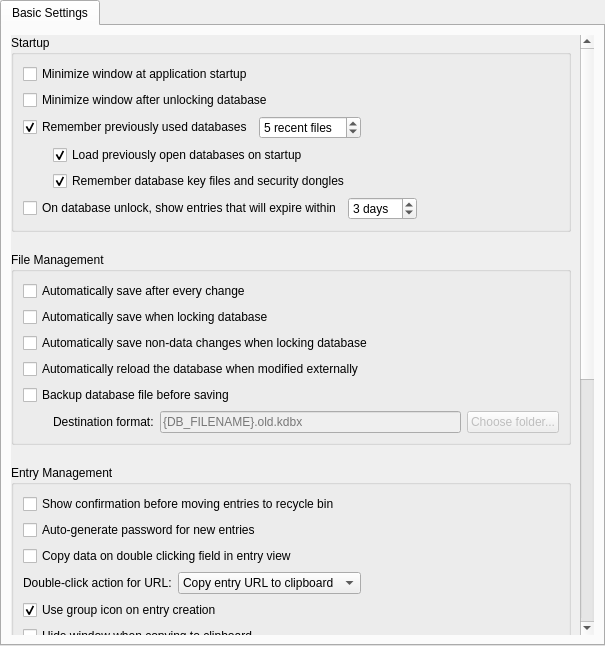
<?xml version="1.0" encoding="UTF-8"?>
<ui version="4.0">
 <class>ApplicationSettingsWidgetGeneral</class>
 <widget class="QWidget" name="ApplicationSettingsWidgetGeneral">
  <property name="geometry">
   <rect>
    <x>0</x>
    <y>0</y>
    <width>605</width>
    <height>646</height>
   </rect>
  </property>
  <layout class="QVBoxLayout" name="verticalLayout_3" stretch="0">
   <property name="leftMargin">
    <number>0</number>
   </property>
   <property name="topMargin">
    <number>0</number>
   </property>
   <property name="rightMargin">
    <number>0</number>
   </property>
   <property name="bottomMargin">
    <number>0</number>
   </property>
   <item>
    <widget class="QTabWidget" name="generalSettingsTabWidget">
     <property name="currentIndex">
      <number>0</number>
     </property>
     <widget class="QWidget" name="tabGeneral">
      <attribute name="title">
       <string>Basic Settings</string>
      </attribute>
      <layout class="QVBoxLayout" name="verticalLayout" stretch="0">
       <item>
        <widget class="QScrollArea" name="scrollArea">
         <property name="sizePolicy">
          <sizepolicy hsizetype="Expanding" vsizetype="Preferred">
           <horstretch>0</horstretch>
           <verstretch>0</verstretch>
          </sizepolicy>
         </property>
         <property name="frameShape">
          <enum>QFrame::NoFrame</enum>
         </property>
         <property name="frameShadow">
          <enum>QFrame::Plain</enum>
         </property>
         <property name="horizontalScrollBarPolicy">
          <enum>Qt::ScrollBarAlwaysOff</enum>
         </property>
         <property name="widgetResizable">
          <bool>true</bool>
         </property>
         <widget class="QWidget" name="scrollAreaWidgetContents">
          <property name="geometry">
           <rect>
            <x>0</x>
            <y>0</y>
            <width>568</width>
            <height>1235</height>
           </rect>
          </property>
          <layout class="QVBoxLayout" name="verticalLayout_8">
           <property name="spacing">
            <number>20</number>
           </property>
           <property name="leftMargin">
            <number>0</number>
           </property>
           <property name="topMargin">
            <number>0</number>
           </property>
           <property name="bottomMargin">
            <number>0</number>
           </property>
           <item>
            <widget class="QGroupBox" name="startupGroup">
             <property name="title">
              <string>Startup</string>
             </property>
             <layout class="QVBoxLayout" name="verticalLayout_4">
              <item>
               <widget class="QCheckBox" name="systrayMinimizeOnStartup">
                <property name="text">
                 <string>Minimize window at application startup</string>
                </property>
               </widget>
              </item>
              <item>
               <widget class="QCheckBox" name="minimizeAfterUnlockCheckBox">
                <property name="text">
                 <string>Minimize window after unlocking database</string>
                </property>
               </widget>
              </item>
              <item>
               <layout class="QHBoxLayout" name="horizontalLayout_6">
                <item>
                 <widget class="QCheckBox" name="rememberLastDatabasesCheckBox">
                  <property name="text">
                   <string>Remember previously used databases</string>
                  </property>
                  <property name="checked">
                   <bool>true</bool>
                  </property>
                 </widget>
                </item>
                <item>
                 <widget class="QSpinBox" name="rememberLastDatabasesSpinbox">
                  <property name="suffix">
                   <string> recent files</string>
                  </property>
                  <property name="minimum">
                   <number>1</number>
                  </property>
                  <property name="maximum">
                   <number>25</number>
                  </property>
                  <property name="value">
                   <number>5</number>
                  </property>
                 </widget>
                </item>
                <item>
                 <spacer name="horizontalSpacer_9">
                  <property name="orientation">
                   <enum>Qt::Horizontal</enum>
                  </property>
                  <property name="sizeHint" stdset="0">
                   <size>
                    <width>40</width>
                    <height>20</height>
                   </size>
                  </property>
                 </spacer>
                </item>
               </layout>
              </item>
              <item>
               <layout class="QHBoxLayout" name="rememberDbSubLayout_2">
                <property name="spacing">
                 <number>0</number>
                </property>
                <property name="sizeConstraint">
                 <enum>QLayout::SetMaximumSize</enum>
                </property>
                <item>
                 <spacer name="toolbarMovableSpacer_3">
                  <property name="orientation">
                   <enum>Qt::Horizontal</enum>
                  </property>
                  <property name="sizeType">
                   <enum>QSizePolicy::Fixed</enum>
                  </property>
                  <property name="sizeHint" stdset="0">
                   <size>
                    <width>30</width>
                    <height>20</height>
                   </size>
                  </property>
                 </spacer>
                </item>
                <item>
                 <widget class="QCheckBox" name="openPreviousDatabasesOnStartupCheckBox">
                  <property name="text">
                   <string>Load previously open databases on startup</string>
                  </property>
                  <property name="checked">
                   <bool>true</bool>
                  </property>
                 </widget>
                </item>
               </layout>
              </item>
              <item>
               <layout class="QHBoxLayout" name="rememberDbSubLayout">
                <property name="spacing">
                 <number>0</number>
                </property>
                <property name="sizeConstraint">
                 <enum>QLayout::SetMaximumSize</enum>
                </property>
                <item>
                 <spacer name="toolbarMovableSpacer_2">
                  <property name="orientation">
                   <enum>Qt::Horizontal</enum>
                  </property>
                  <property name="sizeType">
                   <enum>QSizePolicy::Fixed</enum>
                  </property>
                  <property name="sizeHint" stdset="0">
                   <size>
                    <width>30</width>
                    <height>20</height>
                   </size>
                  </property>
                 </spacer>
                </item>
                <item>
                 <widget class="QCheckBox" name="rememberLastKeyFilesCheckBox">
                  <property name="text">
                   <string>Remember database key files and security dongles</string>
                  </property>
                  <property name="checked">
                   <bool>true</bool>
                  </property>
                 </widget>
                </item>
               </layout>
              </item>
              <item>
               <layout class="QHBoxLayout" name="horizontalLayout_5">
                <property name="spacing">
                 <number>6</number>
                </property>
                <property name="sizeConstraint">
                 <enum>QLayout::SetMaximumSize</enum>
                </property>
                <item>
                 <widget class="QCheckBox" name="showExpiredEntriesOnDatabaseUnlockCheckBox">
                  <property name="text">
                   <string>On database unlock, show entries that will expire within</string>
                  </property>
                 </widget>
                </item>
                <item>
                 <widget class="QSpinBox" name="showExpiredEntriesOnDatabaseUnlockOffsetSpinBox">
                  <property name="enabled">
                   <bool>true</bool>
                  </property>
                  <property name="focusPolicy">
                   <enum>Qt::StrongFocus</enum>
                  </property>
                  <property name="accessibleName">
                   <string>On database unlock, show entries that will expire within </string>
                  </property>
                  <property name="suffix">
                   <string comment="number of days warning for password expiration"> days</string>
                  </property>
                  <property name="minimum">
                   <number>0</number>
                  </property>
                  <property name="maximum">
                   <number>90</number>
                  </property>
                  <property name="value">
                   <number>3</number>
                  </property>
                 </widget>
                </item>
                <item>
                 <spacer name="showExpiredEntriesSpacer">
                  <property name="orientation">
                   <enum>Qt::Horizontal</enum>
                  </property>
                  <property name="sizeHint" stdset="0">
                   <size>
                    <width>40</width>
                    <height>20</height>
                   </size>
                  </property>
                 </spacer>
                </item>
               </layout>
              </item>
             </layout>
            </widget>
           </item>
           <item>
            <widget class="QGroupBox" name="saveGroup">
             <property name="title">
              <string>File Management</string>
             </property>
             <layout class="QVBoxLayout" name="verticalLayout_5">
              <item>
               <widget class="QCheckBox" name="autoSaveAfterEveryChangeCheckBox">
                <property name="text">
                 <string>Automatically save after every change</string>
                </property>
               </widget>
              </item>
              <item>
               <widget class="QCheckBox" name="autoSaveOnExitCheckBox">
                <property name="text">
                 <string>Automatically save when locking database</string>
                </property>
               </widget>
              </item>
              <item>
               <widget class="QCheckBox" name="autoSaveNonDataChangesCheckBox">
                <property name="text">
                 <string>Automatically save non-data changes when locking database</string>
                </property>
               </widget>
              </item>
              <item>
               <widget class="QCheckBox" name="autoReloadOnChangeCheckBox">
                <property name="text">
                 <string>Automatically reload the database when modified externally</string>
                </property>
               </widget>
              </item>
              <item>
               <widget class="QCheckBox" name="backupBeforeSaveCheckBox">
                <property name="text">
                 <string>Backup database file before saving</string>
                </property>
               </widget>
              </item>
              <item>
               <layout class="QHBoxLayout" name="horizontalLayout_4">
                <property name="spacing">
                 <number>0</number>
                </property>
                <item>
                 <spacer name="horizontalSpacer_11">
                  <property name="orientation">
                   <enum>Qt::Horizontal</enum>
                  </property>
                  <property name="sizeType">
                   <enum>QSizePolicy::Fixed</enum>
                  </property>
                  <property name="sizeHint" stdset="0">
                   <size>
                    <width>30</width>
                    <height>20</height>
                   </size>
                  </property>
                 </spacer>
                </item>
                <item>
                 <widget class="QLabel" name="label">
                  <property name="sizePolicy">
                   <sizepolicy hsizetype="Minimum" vsizetype="Preferred">
                    <horstretch>0</horstretch>
                    <verstretch>0</verstretch>
                   </sizepolicy>
                  </property>
                  <property name="text">
                   <string>Destination format:</string>
                  </property>
                  <property name="buddy">
                   <cstring>backupFilePath</cstring>
                  </property>
                 </widget>
                </item>
                <item>
                 <spacer name="horizontalSpacer_13">
                  <property name="orientation">
                   <enum>Qt::Horizontal</enum>
                  </property>
                  <property name="sizeType">
                   <enum>QSizePolicy::Fixed</enum>
                  </property>
                  <property name="sizeHint" stdset="0">
                   <size>
                    <width>6</width>
                    <height>20</height>
                   </size>
                  </property>
                 </spacer>
                </item>
                <item>
                 <widget class="QLineEdit" name="backupFilePath">
                  <property name="enabled">
                   <bool>false</bool>
                  </property>
                  <property name="toolTip">
                   <string>&lt;html&gt;&lt;head/&gt;&lt;body&gt;&lt;p&gt;&lt;span style=&quot; font-weight:600;&quot;&gt;{DB_FILENAME}&lt;/span&gt; is replaced with the filename of the saved database without extension&lt;/p&gt;&lt;p&gt;&lt;span style=&quot; font-weight:600;&quot;&gt;{TIME:&amp;lt;format&amp;gt;}&lt;/span&gt; is replaced with the specified time format (default: dd_MM_yyyy_hh-mm-ss)&lt;/p&gt;&lt;p&gt;See the User Guide for more details&lt;/p&gt;&lt;/body&gt;&lt;/html&gt;</string>
                  </property>
                  <property name="placeholderText">
                   <string>{DB_FILENAME}.old.kdbx</string>
                  </property>
                 </widget>
                </item>
                <item>
                 <spacer name="horizontalSpacer_12">
                  <property name="orientation">
                   <enum>Qt::Horizontal</enum>
                  </property>
                  <property name="sizeType">
                   <enum>QSizePolicy::Fixed</enum>
                  </property>
                  <property name="sizeHint" stdset="0">
                   <size>
                    <width>6</width>
                    <height>20</height>
                   </size>
                  </property>
                 </spacer>
                </item>
                <item>
                 <widget class="QPushButton" name="backupFilePathPicker">
                  <property name="enabled">
                   <bool>false</bool>
                  </property>
                  <property name="text">
                   <string>Choose folder...</string>
                  </property>
                 </widget>
                </item>
               </layout>
              </item>
             </layout>
            </widget>
           </item>
           <item>
            <widget class="QGroupBox" name="entryGroup">
             <property name="title">
              <string>Entry Management</string>
             </property>
             <layout class="QVBoxLayout" name="verticalLayout_6">
              <item>
               <widget class="QCheckBox" name="ConfirmMoveEntryToRecycleBinCheckBox">
                <property name="text">
                 <string>Show confirmation before moving entries to recycle bin</string>
                </property>
               </widget>
              </item>
              <item>
               <widget class="QCheckBox" name="autoGeneratePasswordForNewEntriesCheckBox">
                <property name="text">
                 <string>Auto-generate password for new entries</string>
                </property>
               </widget>
              </item>
              <item>
               <widget class="QCheckBox" name="EnableCopyOnDoubleClickCheckBox">
                <property name="text">
                 <string>Copy data on double clicking field in entry view</string>
                </property>
               </widget>
              </item>
              <item>
               <layout class="QHBoxLayout" name="urlDoubleClickLayout">
                <item>
                 <widget class="QLabel" name="urlDoubleClickLabel">
                  <property name="text">
                   <string>Double-click action for URL:</string>
                  </property>
                  <property name="buddy">
                   <cstring>urlDoubleClickComboBox</cstring>
                  </property>
                 </widget>
                </item>
                <item>
                 <widget class="QComboBox" name="urlDoubleClickComboBox">
                  <property name="focusPolicy">
                   <enum>Qt::StrongFocus</enum>
                  </property>
                  <property name="accessibleName">
                   <string>Double-click action for URL field</string>
                  </property>
                  <property name="sizeAdjustPolicy">
                   <enum>QComboBox::AdjustToContents</enum>
                  </property>
                  <item>
                   <property name="text">
                    <string>Copy entry URL to clipboard</string>
                   </property>
                  </item>
                  <item>
                   <property name="text">
                    <string>Edit entry</string>
                   </property>
                  </item>
                 </widget>
                </item>
                <item>
                 <spacer name="urlDoubleClickSpacer">
                  <property name="orientation">
                   <enum>Qt::Horizontal</enum>
                  </property>
                  <property name="sizeHint" stdset="0">
                   <size>
                    <width>40</width>
                    <height>20</height>
                   </size>
                  </property>
                 </spacer>
                </item>
               </layout>
              </item>
              <item>
               <widget class="QCheckBox" name="useGroupIconOnEntryCreationCheckBox">
                <property name="text">
                 <string>Use group icon on entry creation</string>
                </property>
                <property name="checked">
                 <bool>true</bool>
                </property>
               </widget>
              </item>
              <item>
               <widget class="QCheckBox" name="hideWindowOnCopyCheckBox">
                <property name="text">
                 <string>Hide window when copying to clipboard</string>
                </property>
               </widget>
              </item>
              <item>
               <layout class="QHBoxLayout" name="hideWindowLayout_1">
                <property name="spacing">
                 <number>0</number>
                </property>
                <item>
                 <spacer name="hideWindowSpacer_1">
                  <property name="orientation">
                   <enum>Qt::Horizontal</enum>
                  </property>
                  <property name="sizeType">
                   <enum>QSizePolicy::Fixed</enum>
                  </property>
                  <property name="sizeHint" stdset="0">
                   <size>
                    <width>30</width>
                    <height>20</height>
                   </size>
                  </property>
                 </spacer>
                </item>
                <item>
                 <widget class="QRadioButton" name="minimizeOnCopyRadioButton">
                  <property name="enabled">
                   <bool>false</bool>
                  </property>
                  <property name="text">
                   <string>Minimize</string>
                  </property>
                 </widget>
                </item>
               </layout>
              </item>
              <item>
               <layout class="QHBoxLayout" name="hideWindowLayout_2">
                <property name="spacing">
                 <number>0</number>
                </property>
                <item>
                 <spacer name="hideWindowSpacer_2">
                  <property name="orientation">
                   <enum>Qt::Horizontal</enum>
                  </property>
                  <property name="sizeType">
                   <enum>QSizePolicy::Fixed</enum>
                  </property>
                  <property name="sizeHint" stdset="0">
                   <size>
                    <width>30</width>
                    <height>20</height>
                   </size>
                  </property>
                 </spacer>
                </item>
                <item>
                 <widget class="QRadioButton" name="dropToBackgroundOnCopyRadioButton">
                  <property name="enabled">
                   <bool>false</bool>
                  </property>
                  <property name="text">
                   <string>Drop to background</string>
                  </property>
                 </widget>
                </item>
               </layout>
              </item>
             </layout>
            </widget>
           </item>
           <item>
            <widget class="QGroupBox" name="generalGroup">
             <property name="title">
              <string>User Interface</string>
             </property>
             <layout class="QVBoxLayout" name="verticalLayout_7">
              <item>
               <layout class="QGridLayout" name="gridLayout_3">
                <property name="horizontalSpacing">
                 <number>10</number>
                </property>
                <item row="0" column="3">
                 <spacer name="horizontalSpacer_5">
                  <property name="orientation">
                   <enum>Qt::Horizontal</enum>
                  </property>
                  <property name="sizeHint" stdset="0">
                   <size>
                    <width>40</width>
                    <height>20</height>
                   </size>
                  </property>
                 </spacer>
                </item>
                <item row="0" column="0">
                 <widget class="QLabel" name="languageLabel_2">
                  <property name="sizePolicy">
                   <sizepolicy hsizetype="Preferred" vsizetype="Preferred">
                    <horstretch>0</horstretch>
                    <verstretch>0</verstretch>
                   </sizepolicy>
                  </property>
                  <property name="text">
                   <string>Language:</string>
                  </property>
                  <property name="alignment">
                   <set>Qt::AlignRight|Qt::AlignTrailing|Qt::AlignVCenter</set>
                  </property>
                  <property name="buddy">
                   <cstring>languageComboBox</cstring>
                  </property>
                 </widget>
                </item>
                <item row="1" column="2">
                 <widget class="QCheckBox" name="toolbarMovableCheckBox">
                  <property name="enabled">
                   <bool>true</bool>
                  </property>
                  <property name="sizePolicy">
                   <sizepolicy hsizetype="Minimum" vsizetype="Fixed">
                    <horstretch>0</horstretch>
                    <verstretch>0</verstretch>
                   </sizepolicy>
                  </property>
                  <property name="text">
                   <string>Movable toolbar</string>
                  </property>
                 </widget>
                </item>
                <item row="1" column="1">
                 <widget class="QComboBox" name="toolButtonStyleComboBox">
                  <property name="sizePolicy">
                   <sizepolicy hsizetype="Minimum" vsizetype="Fixed">
                    <horstretch>0</horstretch>
                    <verstretch>0</verstretch>
                   </sizepolicy>
                  </property>
                  <property name="focusPolicy">
                   <enum>Qt::StrongFocus</enum>
                  </property>
                  <property name="accessibleName">
                   <string>Toolbar button style</string>
                  </property>
                  <property name="sizeAdjustPolicy">
                   <enum>QComboBox::AdjustToContents</enum>
                  </property>
                 </widget>
                </item>
                <item row="0" column="1">
                 <widget class="QComboBox" name="languageComboBox">
                  <property name="sizePolicy">
                   <sizepolicy hsizetype="Minimum" vsizetype="Fixed">
                    <horstretch>0</horstretch>
                    <verstretch>0</verstretch>
                   </sizepolicy>
                  </property>
                  <property name="focusPolicy">
                   <enum>Qt::StrongFocus</enum>
                  </property>
                  <property name="accessibleName">
                   <string>Language selection</string>
                  </property>
                  <property name="sizeAdjustPolicy">
                   <enum>QComboBox::AdjustToContents</enum>
                  </property>
                 </widget>
                </item>
                <item row="1" column="0">
                 <widget class="QLabel" name="toolButtonStyleLabel">
                  <property name="enabled">
                   <bool>true</bool>
                  </property>
                  <property name="sizePolicy">
                   <sizepolicy hsizetype="Preferred" vsizetype="Fixed">
                    <horstretch>0</horstretch>
                    <verstretch>0</verstretch>
                   </sizepolicy>
                  </property>
                  <property name="text">
                   <string>Toolbar button style:</string>
                  </property>
                  <property name="alignment">
                   <set>Qt::AlignRight|Qt::AlignTrailing|Qt::AlignVCenter</set>
                  </property>
                  <property name="buddy">
                   <cstring>toolButtonStyleComboBox</cstring>
                  </property>
                 </widget>
                </item>
                <item row="0" column="2">
                 <widget class="QLabel" name="languageLabel_3">
                  <property name="text">
                   <string>(restart program to activate)</string>
                  </property>
                 </widget>
                </item>
                <item row="2" column="0">
                 <widget class="QLabel" name="fontSizeLabel">
                  <property name="text">
                   <string>Font size:</string>
                  </property>
                  <property name="alignment">
                   <set>Qt::AlignRight|Qt::AlignTrailing|Qt::AlignVCenter</set>
                  </property>
                  <property name="buddy">
                   <cstring>fontSizeComboBox</cstring>
                  </property>
                 </widget>
                </item>
                <item row="2" column="1">
                 <widget class="QComboBox" name="fontSizeComboBox">
                  <property name="focusPolicy">
                   <enum>Qt::StrongFocus</enum>
                  </property>
                  <property name="accessibleName">
                   <string>Font size selection</string>
                  </property>
                  <property name="sizeAdjustPolicy">
                   <enum>QComboBox::AdjustToContents</enum>
                  </property>
                 </widget>
                </item>
               </layout>
              </item>
              <item>
               <widget class="QCheckBox" name="toolbarShowCheckBox">
                <property name="text">
                 <string>Show toolbar</string>
                </property>
               </widget>
              </item>
              <item>
               <widget class="QCheckBox" name="menubarShowCheckBox">
                <property name="toolTip">
                 <string>Show the menu bar by pressing the Alt key</string>
                </property>
                <property name="text">
                 <string>Show menubar</string>
                </property>
               </widget>
              </item>
              <item>
               <widget class="QCheckBox" name="colorPasswordsCheckBox">
                <property name="text">
                 <string>Show passwords in color</string>
                </property>
               </widget>
              </item>
              <item>
               <widget class="QCheckBox" name="monospaceNotesCheckBox">
                <property name="text">
                 <string>Use monospaced font for notes</string>
                </property>
               </widget>
              </item>
              <item>
               <widget class="QCheckBox" name="minimizeOnCloseCheckBox">
                <property name="text">
                 <string>Minimize instead of app exit</string>
                </property>
               </widget>
              </item>
              <item>
               <widget class="QCheckBox" name="systrayShowCheckBox">
                <property name="text">
                 <string>Show a system tray icon</string>
                </property>
               </widget>
              </item>
              <item>
               <widget class="QWidget" name="systraySettings" native="true">
                <layout class="QVBoxLayout" name="systrayLayout">
                 <property name="leftMargin">
                  <number>0</number>
                 </property>
                 <property name="topMargin">
                  <number>0</number>
                 </property>
                 <property name="rightMargin">
                  <number>0</number>
                 </property>
                 <property name="bottomMargin">
                  <number>0</number>
                 </property>
                 <item>
                  <layout class="QHBoxLayout" name="horizontalLayout_2">
                   <property name="spacing">
                    <number>0</number>
                   </property>
                   <property name="sizeConstraint">
                    <enum>QLayout::SetMaximumSize</enum>
                   </property>
                   <item>
                    <spacer name="horizontalSpacer">
                     <property name="orientation">
                      <enum>Qt::Horizontal</enum>
                     </property>
                     <property name="sizeType">
                      <enum>QSizePolicy::Fixed</enum>
                     </property>
                     <property name="sizeHint" stdset="0">
                      <size>
                       <width>30</width>
                       <height>20</height>
                      </size>
                     </property>
                    </spacer>
                   </item>
                   <item>
                    <widget class="QCheckBox" name="systrayMinimizeToTrayCheckBox">
                     <property name="enabled">
                      <bool>false</bool>
                     </property>
                     <property name="sizePolicy">
                      <sizepolicy hsizetype="Minimum" vsizetype="Fixed">
                       <horstretch>0</horstretch>
                       <verstretch>0</verstretch>
                      </sizepolicy>
                     </property>
                     <property name="text">
                      <string>Hide window to system tray when minimized</string>
                     </property>
                    </widget>
                   </item>
                  </layout>
                 </item>
                </layout>
               </widget>
              </item>
             </layout>
            </widget>
           </item>
           <item>
            <layout class="QHBoxLayout" name="resetSettingsSubLayout">
             <property name="spacing">
              <number>6</number>
             </property>
             <property name="sizeConstraint">
              <enum>QLayout::SetMaximumSize</enum>
             </property>
             <item>
              <widget class="QPushButton" name="resetSettingsButton">
               <property name="text">
                <string>Reset settings to default…</string>
               </property>
              </widget>
             </item>
             <item>
              <spacer name="horizontalSpacer_10">
               <property name="orientation">
                <enum>Qt::Horizontal</enum>
               </property>
               <property name="sizeHint" stdset="0">
                <size>
                 <width>40</width>
                 <height>20</height>
                </size>
               </property>
              </spacer>
             </item>
             <item>
              <widget class="QPushButton" name="importSettingsButton">
               <property name="text">
                <string>Import settings…</string>
               </property>
              </widget>
             </item>
             <item>
              <widget class="QPushButton" name="exportSettingsButton">
               <property name="text">
                <string>Export settings…</string>
               </property>
              </widget>
             </item>
            </layout>
           </item>
           <item>
            <spacer name="verticalSpacer">
             <property name="orientation">
              <enum>Qt::Vertical</enum>
             </property>
             <property name="sizeHint" stdset="0">
              <size>
               <width>20</width>
               <height>0</height>
              </size>
             </property>
            </spacer>
           </item>
          </layout>
         </widget>
        </widget>
       </item>
      </layout>
     </widget>
    </widget>
   </item>
  </layout>
 </widget>
 <tabstops>
  <tabstop>generalSettingsTabWidget</tabstop>
  <tabstop>scrollArea</tabstop>
  <tabstop>systrayMinimizeOnStartup</tabstop>
  <tabstop>minimizeAfterUnlockCheckBox</tabstop>
  <tabstop>rememberLastDatabasesCheckBox</tabstop>
  <tabstop>rememberLastDatabasesSpinbox</tabstop>
  <tabstop>openPreviousDatabasesOnStartupCheckBox</tabstop>
  <tabstop>rememberLastKeyFilesCheckBox</tabstop>
  <tabstop>showExpiredEntriesOnDatabaseUnlockCheckBox</tabstop>
  <tabstop>showExpiredEntriesOnDatabaseUnlockOffsetSpinBox</tabstop>
  <tabstop>autoSaveAfterEveryChangeCheckBox</tabstop>
  <tabstop>autoSaveOnExitCheckBox</tabstop>
  <tabstop>autoSaveNonDataChangesCheckBox</tabstop>
  <tabstop>autoReloadOnChangeCheckBox</tabstop>
  <tabstop>backupBeforeSaveCheckBox</tabstop>
  <tabstop>backupFilePath</tabstop>
  <tabstop>backupFilePathPicker</tabstop>
  <tabstop>ConfirmMoveEntryToRecycleBinCheckBox</tabstop>
  <tabstop>EnableCopyOnDoubleClickCheckBox</tabstop>
  <tabstop>urlDoubleClickComboBox</tabstop>
  <tabstop>useGroupIconOnEntryCreationCheckBox</tabstop>
  <tabstop>hideWindowOnCopyCheckBox</tabstop>
  <tabstop>minimizeOnCopyRadioButton</tabstop>
  <tabstop>dropToBackgroundOnCopyRadioButton</tabstop>
  <tabstop>languageComboBox</tabstop>
  <tabstop>toolButtonStyleComboBox</tabstop>
  <tabstop>toolbarMovableCheckBox</tabstop>
  <tabstop>toolbarShowCheckBox</tabstop>
  <tabstop>menubarShowCheckBox</tabstop>
  <tabstop>colorPasswordsCheckBox</tabstop>
  <tabstop>monospaceNotesCheckBox</tabstop>
  <tabstop>minimizeOnCloseCheckBox</tabstop>
  <tabstop>systrayShowCheckBox</tabstop>
  <tabstop>systrayMinimizeToTrayCheckBox</tabstop>
  <tabstop>resetSettingsButton</tabstop>
  <tabstop>importSettingsButton</tabstop>
  <tabstop>exportSettingsButton</tabstop>
 </tabstops>
 <resources/>
 <connections/>
</ui>
